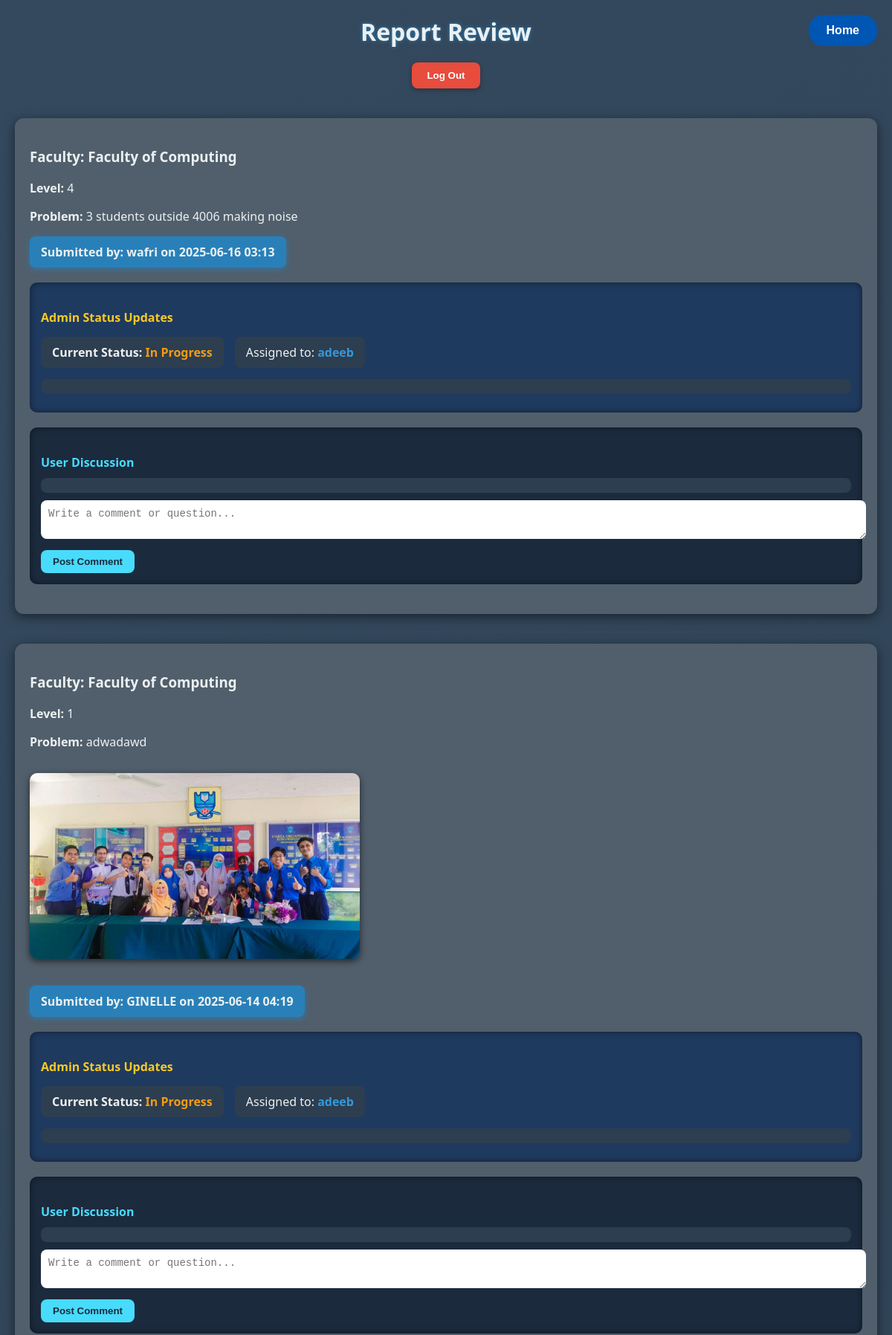
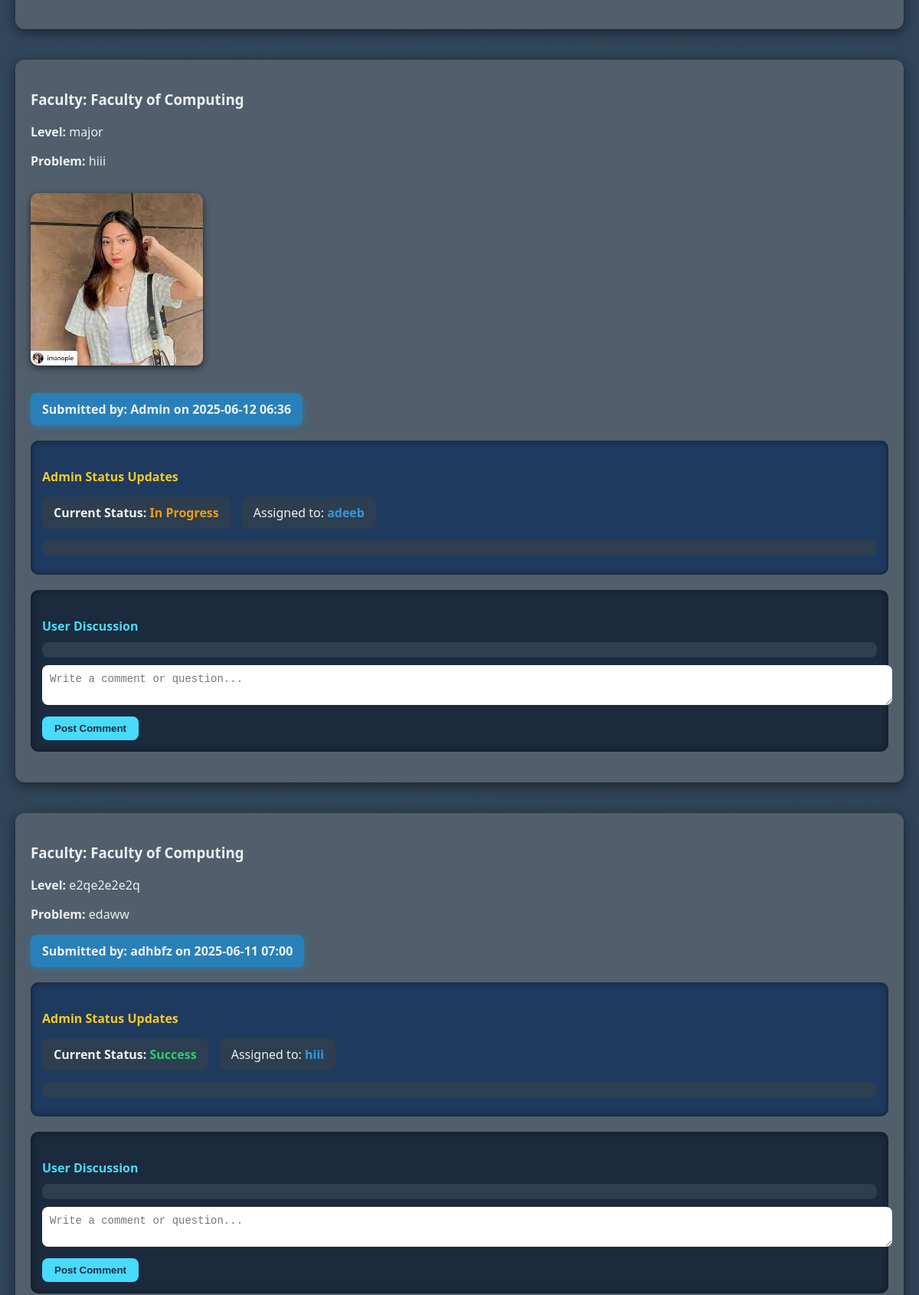
Screenshot of /review (signed in, upper part) with the database file from the repository (2 pictures, top to bottom).
### app.py (models this page shows)
class Report(db.Model):
    id = db.Column(db.Integer, primary_key=True)
    faculty = db.Column(db.String(100), nullable=False)
    level = db.Column(db.String(50), nullable=False)
    problem = db.Column(db.Text, nullable=False)
    image_filename = db.Column(db.String(200))
    date_created = db.Column(db.DateTime, default=datetime.utcnow)
    user_id = db.Column(db.Integer, db.ForeignKey('user.id'), nullable=False)
    status = db.Column(db.String(50), default='in progress')
    assigned_to = db.Column(db.String(100))
    user = db.relationship('User', back_populates='reports')
    comments = db.relationship('ReportComment', back_populates='report', cascade='all, delete-orphan')

class User(db.Model, UserMixin):
    id = db.Column(db.Integer, primary_key=True)
    username = db.Column(db.String(100), unique=True, nullable=False)
    email = db.Column(db.String(100), unique=True, nullable=False)
    password = db.Column(db.String(200), nullable=False)
    role = db.Column(db.Integer, default=0)  # 0 = user, 1 = admin
    reports = db.relationship('Report', back_populates='user', cascade='all, delete-orphan')
    suggestions = db.relationship('Suggestion', back_populates='user', cascade='all, delete-orphan')
    comments = db.relationship('Comment', back_populates='user', cascade='all, delete-orphan')
    report_comments = db.relationship('ReportComment', back_populates='user', cascade='all, delete-orphan')
    votes = db.relationship('Vote', back_populates='user', cascade='all, delete-orphan')

### app.py (the view)
    @app.route('/review')
    @login_required
    def review():
        reports = Report.query.order_by(Report.date_created.desc()).all()
        return render_template('review.html', reports=reports)

### templates/review.html (shortened to what this page needs)
<!DOCTYPE html>
<html lang="en">
<head>
</head>
<body>
    <h1>Report Review</h1>
    <div class="top-right">
        <button onclick="location.href='/view'">Home</button>
    </div>
    <div class="logout-container">
        <form action="{{ url_for('logout') }}" method="POST">
            <button type="submit">Log Out</button>
        </form>
    </div>
    {% for report in reports %}
    <div class="report" id="report-{{ report.id }}">
        <h3>Faculty: {{ report.faculty }}</h3>
        <p><strong>Level:</strong> {{ report.level }}</p>
        <p><strong>Problem:</strong> {{ report.problem }}</p>
        {% if report.image_filename %}
            <img src="{{ url_for('static', filename='uploads/' + report.image_filename) }}" alt="Report Image" />
        {% endif %}
        <p class="submitted-by">Submitted by: {{ report.user.username }} on {{ report.date_created.strftime('%Y-%m-%d %H:%M') }}</p>
        <div class="admin-status-section">
            <h4>Admin Status Updates</h4>
            <div class="status-info">
                <div class="current-status">
                    Current Status:
                    <span class="status-{{ report.status.lower().replace(' ', '-') if report.status else 'pending' }}">
                        {{ report.status if report.status else 'Pending' }}
                    </span>
                </div>
                <div class="assigned-to">
                    Assigned to: <strong>{{ report.assigned_to if report.assigned_to else 'Not assigned' }}</strong>
                </div>
            </div>
            <div class="status-updates" id="status-updates-{{ report.id }}"></div>
        </div>
        <div class="user-discussion-section">
            <h4>User Discussion</h4>
            <div class="user-messages" id="user-messages-{{ report.id }}"></div>
            {% if current_user.is_authenticated %}
            <form class="user-discussion-form" data-report-id="{{ report.id }}">
                <textarea name="user_message" placeholder="Write a comment or question..." required></textarea>
                <button type="submit">Post Comment</button>
            </form>
            {% else %}
            <p><a href="{{ url_for('login') }}">Log in</a> to join the discussion.</p>
            {% endif %}
        </div>
    </div>
    {% endfor %}
</body>
</html>

### templates/review.html (style rules this page uses)
body { font-family: 'Segoe UI', Tahoma, Geneva, Verdana, sans-serif; margin: 20px; background: linear-gradient(135deg, #34495e, #2c3e50); color: #f0f0f0; }
h1 { text-align: center; margin-bottom: 20px; color: #ecf0f1; text-shadow: 0 0 5px #2980b9; }
.logout-container { text-align: center; margin-bottom: 40px; }
.logout-container form button { background-color: #e74c3c; border: none; padding: 10px 20px; border-radius: 8px; color: white; font-weight: bold; cursor: pointer; box-shadow: 0 2px 6px rgba(0, 0, 0, 0.3); }
.report { background-color: #515f6c; border-radius: 12px; padding: 20px; margin-bottom: 40px; box-shadow: 0 4px 15px rgba(0,0,0,0.5); }
.report h3, .report p { color: #ecf0f1; }
.report img { max-width: 100%; max-height: 250px; border-radius: 10px; margin: 15px 0; box-shadow: 0 3px 10px rgba(0,0,0,0.6); }
.submitted-by { background-color: #2980b9; padding: 10px 15px; border-radius: 8px; color: #ecf0f1; font-weight: 600; box-shadow: 0 2px 8px rgba(41, 128, 185, 0.7); max-width: fit-content; margin-bottom: 20px; }
.admin-status-section { background-color: #1f3a5f; border-radius: 10px; padding: 15px; margin-bottom: 20px; box-shadow: inset 0 0 8px rgba(0,0,0,0.5); }
.admin-status-section h4 { margin-bottom: 15px; color: #f9ca24; }
.status-info { display: flex; flex-wrap: wrap; gap: 15px; margin-bottom: 15px; }
.current-status { background-color: #2c3e50; padding: 10px 15px; border-radius: 8px; font-weight: bold; }
.status-success { color: #2ecc71; }
.status-in-progress { color: #f39c12; }
.assigned-to { background-color: #2c3e50; padding: 10px 15px; border-radius: 8px; }
.assigned-to strong { color: #3498db; }
.status-updates { max-height: 150px; overflow-y: auto; padding: 10px; background-color: #2c3e50; border-radius: 8px; margin-bottom: 10px; }
.user-discussion-section { background-color: #1b2a3d; border-radius: 10px; padding: 15px; margin-bottom: 20px; box-shadow: inset 0 0 8px rgba(0,0,0,0.5); }
.user-discussion-section h4 { margin-bottom: 10px; color: #48dbfb; }
.user-messages { max-height: 150px; overflow-y: auto; padding: 10px; background-color: #2c3e50; border-radius: 8px; margin-bottom: 10px; }
.user-discussion-form textarea { width: 100%; padding: 10px; border-radius: 8px; border: none; resize: vertical; font-size: 14px; }
.user-discussion-form button { margin-top: 10px; background-color: #48dbfb; border: none; padding: 8px 16px; border-radius: 8px; font-weight: bold; cursor: pointer; color: #1b2a3d; }
.top-right { position: absolute; top: 20px; right: 20px; }
.top-right button { padding: 12px 24px; border: none; border-radius: 20px; background-color: #0056b3; color: white; cursor: pointer; font-size: 16px; font-weight: bold; transition: background-color 0.3s ease; }

### rows the page displays
Report: faculty "Faculty of Computing", level "4", problem "3 students outside 4006 making noise", user.username "wafri", date_created "2025-06-16 03:13", status "In Progress", assigned_to "adeeb"
Report: faculty "Faculty of Computing", level "1", problem "adwadawd", image_filename (picture), user.username "GINELLE", date_created "2025-06-14 04:19", status "In Progress", assigned_to "adeeb"
Report: faculty "Faculty of Computing", level "major", problem "hiii", image_filename (picture), user.username "Admin", date_created "2025-06-12 06:36", status "In Progress", assigned_to "adeeb"
Report: faculty "Faculty of Computing", level "e2qe2e2e2q", problem "edaww", user.username "adhbfz", date_created "2025-06-11 07:00", status "Success", assigned_to "hiii"
